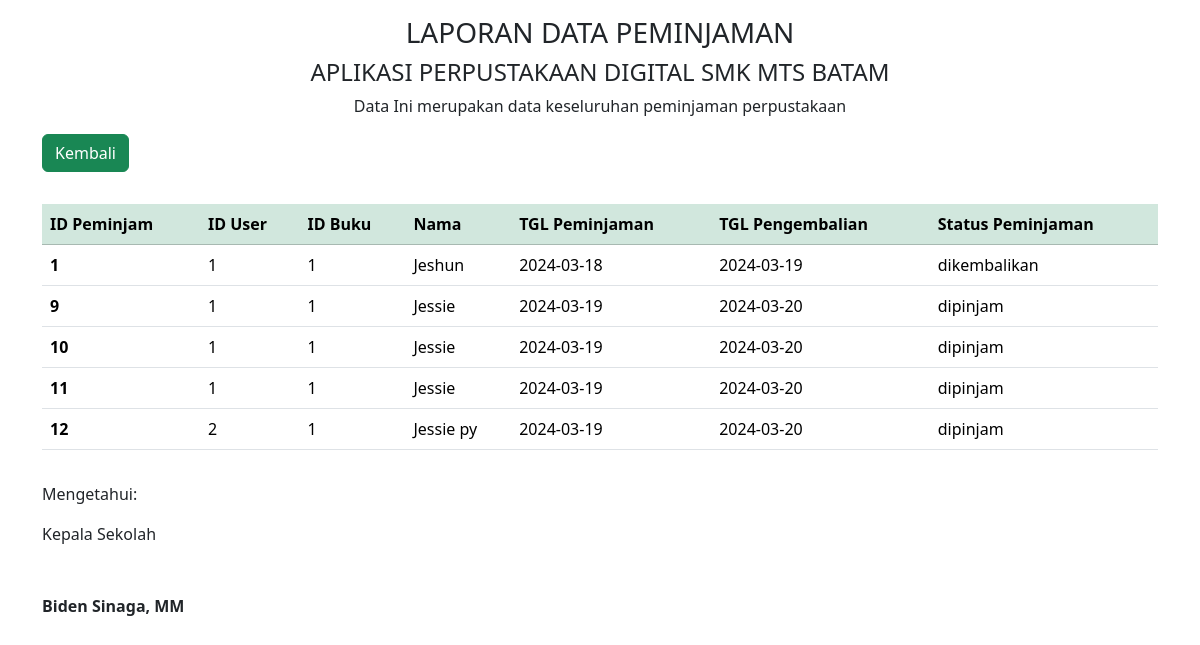
The page /admin/data/laporan_dp.php on the database its author committed.
### tables this page shows
CREATE TABLE `peminjaman` (
  `IDpeminjaman` int(11) NOT NULL,
  `IDuser` int(11) NOT NULL,
  `IDbuku` int(11) NOT NULL,
  `nama` varchar(225) NOT NULL,
  `tgl_peminjaman` date NOT NULL,
  `tgl_pengembalian` date NOT NULL,
  `status_peminjaman` varchar(50) NOT NULL
);

### admin/data/laporan_dp.php (the view, shortened to what this page needs)
<!DOCTYPE html>
<html lang="en">
<head>
    <link href="https://cdn.jsdelivr.net/npm/bootstrap@5.3.2/dist/css/bootstrap.min.css" rel="stylesheet">
</head>
<body>
    <div class="container">
        <div class="row">
            <div class="col text-center mt-3">
                <h3>LAPORAN DATA PEMINJAMAN</h3>
                <h4>APLIKASI PERPUSTAKAAN DIGITAL SMK MTS BATAM</h4>
                <span>Data Ini merupakan data keseluruhan peminjaman perpustakaan</span>
            </div>
        </div>
        <div class="row">
            <div class="col">
                <a href="../laporan.php" class="btn btn-success my-3">Kembali</a>
            </div>
        </div>
        <div class="row">
            <div class="col my-3">
                <table class="table">
                    <thead class="table-success">
                        <tr>
                        <th scope="col">ID Peminjam</th>
                        <th scope="col">ID User</th>
                        <th scope="col">ID Buku</th>
                        <th scope="col">Nama</th>
                        <th scope="col">TGL Peminjaman</th>
                        <th scope="col">TGL Pengembalian</th>
                        <th scope="col">Status Peminjaman</th>
                        </tr>
                    </thead>
                    <tbody>
                        <?php
                        include '../../koneksi/koneksi.php';
                        $data = mysqli_query($koneksi, "SELECT * FROM peminjaman");
                        while ($d = mysqli_fetch_array($data)) {
                        ?>
                            <tr>
                                <th scope="row"><?php echo $d['IDpeminjaman']; ?></th>
                                <td><?php echo $d['IDuser']; ?></td>
                                <td><?php echo $d['IDbuku']; ?></td>
                                <td><?php echo $d['nama']; ?></td>
                                <td><?php echo $d['tgl_peminjaman']; ?></td>
                                <td><?php echo $d['tgl_pengembalian']; ?></td>
                                <td><?php echo $d['status_peminjaman']; ?></td>
                            </tr>
                        <?php
                        }
                        ?>
                    </tbody>
                </table>
            </div>
        </div>
        <div class="row">
            <div class="col">
                <p>Mengetahui:</p>
                <p>Kepala Sekolah</p>
                <p class="mt-5"><b>Biden Sinaga, MM</b></p>
            </div>
        </div>
    </div>
</body>
</html>

### rows shown on the page
peminjaman: IDpeminjaman "1", IDuser "1", IDbuku "1", nama "Jeshun", tgl_peminjaman "2024-03-18", tgl_pengembalian "2024-03-19", status_peminjaman "dikembalikan"
peminjaman: IDpeminjaman "9", IDuser "1", IDbuku "1", nama "Jessie", tgl_peminjaman "2024-03-19", tgl_pengembalian "2024-03-20", status_peminjaman "dipinjam"
peminjaman: IDpeminjaman "10", IDuser "1", IDbuku "1", nama "Jessie", tgl_peminjaman "2024-03-19", tgl_pengembalian "2024-03-20", status_peminjaman "dipinjam"
peminjaman: IDpeminjaman "11", IDuser "1", IDbuku "1", nama "Jessie", tgl_peminjaman "2024-03-19", tgl_pengembalian "2024-03-20", status_peminjaman "dipinjam"
peminjaman: IDpeminjaman "12", IDuser "2", IDbuku "1", nama "Jessie py", tgl_peminjaman "2024-03-19", tgl_pengembalian "2024-03-20", status_peminjaman "dipinjam"
